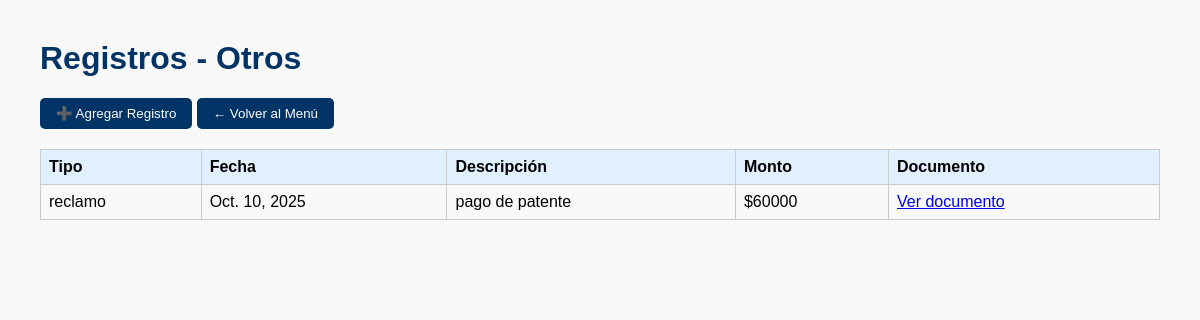
Screenshot of /otros/listar/ with the database file from the repository.
### otros/models.py (models this page shows, shortened)
class RegistroOtro(models.Model):
    TIPO_CHOICES = [
        ('cotizacion', 'Cotización'),
        ('ajuste', 'Ajuste'),
        ('nota', 'Nota interna'),
        ('gasto', 'Gasto menor'),
        ('otro', 'Otro'),
        ('patente', 'Patente'),
        ('licencia', 'Licencia'),
        ('mantenimiento', 'Mantenimiento'),
        ('servicio', 'Servicio'),
        ('suscripcion', 'Suscripción'),
        ('impuesto', 'Impuesto'),
        ('multas', 'Multas'),
        ('seguros', 'Seguros'),
        ('honorarios', 'Honorarios'),
        ('comisiones', 'Comisiones'),
        ('publicidad', 'Publicidad'),
        ('viajes', 'Viajes'),
        ('capacitación', 'Capacitación'),
        ('otros', 'Otros'),
    ]
    tipo = models.CharField(max_length=20, choices=TIPO_CHOICES)
    descripcion = models.TextField()
    fecha = models.DateField()
    monto = models.DecimalField(max_digits=12, decimal_places=2, blank=True, null=True)
    documento = models.FileField(upload_to='documentos_otros/', blank=True, null=True)
    creado = models.DateTimeField(auto_now_add=True)

### otros/views.py (the view)
# urls.py: path('listar/', views.listar_otros, name='listar_otros'),
def listar_otros(request):
    otros = RegistroOtro.objects.order_by('-fecha')
    return render(request, 'listar_otros.html', {'otros': otros})

### otros/templates/listar_otros.html (shortened to what this page needs)
<!DOCTYPE html>
<html lang="es">
<head>
</head>
<body>
  <h1>Registros - Otros</h1>
  <a href="{% url 'registrar_otro' %}"><button>➕ Agregar Registro</button></a>
  <a href="{% url 'menu_facturas' %}"><button>← Volver al Menú</button></a>
  <table>
    <tr>
      <th>Tipo</th>
      <th>Fecha</th>
      <th>Descripción</th>
      <th>Monto</th>
      <th>Documento</th>
    </tr>
    {% for otro in otros %}
    <tr>
      <td>{{ otro.get_tipo_display }}</td>
      <td>{{ otro.fecha }}</td>
      <td>{{ otro.descripcion|truncatechars:50 }}</td>
      <td>
        {% if otro.monto %}
          ${{ otro.monto|floatformat:0 }}
        {% else %}
          —
        {% endif %}
      </td>
      <td>
        {% if otro.documento %}
          <a href="{{ otro.documento.url }}" target="_blank">Ver documento</a>
        {% else %}
          —
        {% endif %}
      </td>
    </tr>
    {% empty %}
    <tr><td colspan="5">No hay registros en esta sección.</td></tr>
    {% endfor %}
  </table>
</body>
</html>

### otros/templates/listar_otros.html (style rules this page uses)
body { font-family: Arial, sans-serif; margin: 40px; background-color: #f9f9f9; }
h1 { color: #003366; }
table { width: 100%; border-collapse: collapse; margin-top: 20px; }
th, td { border: 1px solid #ccc; padding: 8px; text-align: left; }
th { background-color: #e0f0ff; }
button { padding: 8px 16px; background-color: #003366; color: white; border: none; border-radius: 5px; cursor: pointer; }

### rows the page displays
RegistroOtro: tipo "reclamo", fecha "Oct. 10, 2025", descripcion "pago de patente", monto "60000"
